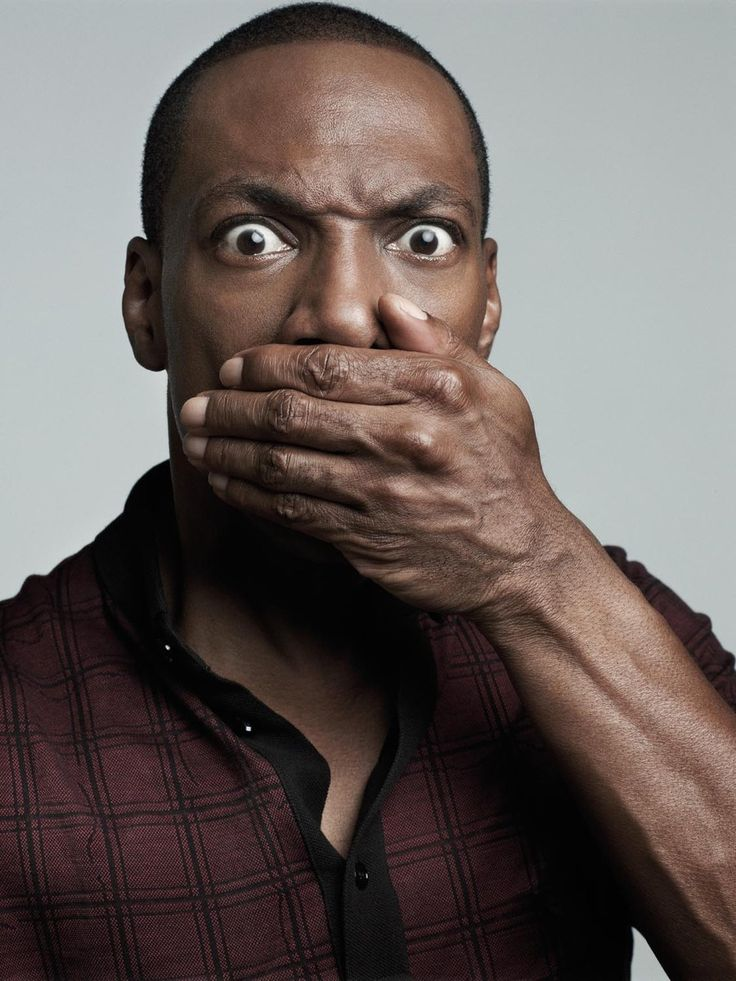
#> input picture backend/images/05363f53-57d8-4afc-8ec1-d0bec3d9a7f7_Eddie_Murphy_by_MARK_SELIGER_actor_male....jpg, 736 x 981 px
$ python -i utils.py   (imports and definitions only)
#> lines starting #> are read from the running program, lines starting #| are printed output that depends on the picture
# app/utils.py
import os
import cv2
import numpy as np
import logging
from typing import Optional, Tuple

logger = logging.getLogger(__name__)

def _calculate_brightness(gray: np.ndarray) -> float:
    """
    Calculate mean brightness of the image.
    Returns value between 0 (dark) and 255 (bright).
    """
    return float(np.mean(gray))


# [9 lines left out: function _gamma_correction, not called in this run]


def _enhance_for_detection(gray: np.ndarray) -> np.ndarray:
    """
    Apply adaptive preprocessing to improve face detection, especially in low light conditions.
    Uses brightness detection to apply appropriate enhancement:
    - Dark images: More aggressive CLAHE + gamma correction
    - Bright images: Standard CLAHE
    """
    brightness = _calculate_brightness(gray)

    # Determine if image is dark (threshold: 80/255)
    is_dark = brightness < 80
    is_very_dark = brightness < 50

    # Apply gamma correction for very dark images
    if is_very_dark:
        # Brighten significantly (gamma 0.5 = 2x brighter)
        enhanced = _gamma_correction(gray, 0.5)
    elif is_dark:
        # Moderate brightening (gamma 0.7)
        enhanced = _gamma_correction(gray, 0.7)
    else:
        enhanced = gray.copy()

    # Apply CLAHE with adaptive parameters
    if is_very_dark:
        # More aggressive CLAHE for very dark images
        clahe = cv2.createCLAHE(clipLimit=3.0, tileGridSize=(8, 8))
    elif is_dark:
        # Moderate CLAHE for dark images
        clahe = cv2.createCLAHE(clipLimit=2.5, tileGridSize=(8, 8))
    else:
        # Standard CLAHE for normal/bright images
        clahe = cv2.createCLAHE(clipLimit=2.0, tileGridSize=(8, 8))

    enhanced = clahe.apply(enhanced)

    # Bilateral filtering to reduce noise while preserving edges
    # More aggressive for dark images (more noise)
    if is_dark:
        enhanced = cv2.bilateralFilter(enhanced, d=9, sigmaColor=75, sigmaSpace=75)
    else:
        enhanced = cv2.bilateralFilter(enhanced, d=5, sigmaColor=75, sigmaSpace=75)

    return enhanced


def preprocess_face(
    image_path: str,
    target_size: Tuple[int, int] = (48, 48),
    detect_max_dim: int = 800,
    pad_ratio: float = 0.15,
) -> Tuple[Optional[np.ndarray], Optional[str]]:
    """
    Load an image at image_path, detect a face and return a preprocessed array:
      - shape: (1, H, W, 1)
      - dtype: np.float32
      - values scaled to [0,1]

    If no face detected or on error, returns (None, None).

    Parameters:
    - target_size: size expected by the model (height, width).
    - detect_max_dim: maximum size (longest side) used for the detection pass to speed up detection.
    - pad_ratio: fraction of face box to pad on each side (helps avoid tight crops).

    Returns:
    - (face_array, used_filename)
    """
#> called with target_size = (48, 48), detect_max_dim = 800, pad_ratio = 0.15
    try:
        # Check if file exists
        if not os.path.exists(image_path):
            logger.warning(f"Image file does not exist: {image_path}")
            return None, None

        file_size = os.path.getsize(image_path)
        if file_size == 0:
            logger.warning(f"Image file is empty: {image_path}")
            return None, None

        # Use print for critical debugging (always shows in logs)
        print(f"[FACE_DETECTION] Loading image: {image_path}, file size: {file_size} bytes")
        logger.info(f"Loading image: {image_path}, file size: {file_size} bytes")

        # Try loading with cv2.imread
        img = cv2.imread(image_path)
#> img is the input picture: shape (981, 736, 3); mean B, G, R 92.9, 96.2, 106.2
        if img is None:
            logger.warning(f"cv2.imread returned None for {image_path}, trying alternative loading method")
            # Try with PIL as fallback
            try:
                from PIL import Image
                pil_img = Image.open(image_path)
                # Convert PIL to OpenCV format
                img = cv2.cvtColor(np.array(pil_img), cv2.COLOR_RGB2BGR)
                logger.info(f"Successfully loaded image using PIL fallback: {image_path}")
            except Exception as e:
                logger.error(f"Both cv2.imread and PIL failed to load image {image_path}: {e}")
                return None, None

        if img is None or img.size == 0:
            logger.error(f"Image is None or empty after loading: {image_path}")
            return None, None

        h0, w0 = img.shape[:2]
        print(f"[FACE_DETECTION] Successfully loaded image: {image_path}, size: {w0}x{h0}, shape: {img.shape}")
#> (printed output is left out)
        logger.info(f"Successfully loaded image: {image_path}, size: {w0}x{h0}, shape: {img.shape}")
        # grayscale copy for detection
        gray_full = cv2.cvtColor(img, cv2.COLOR_BGR2GRAY)
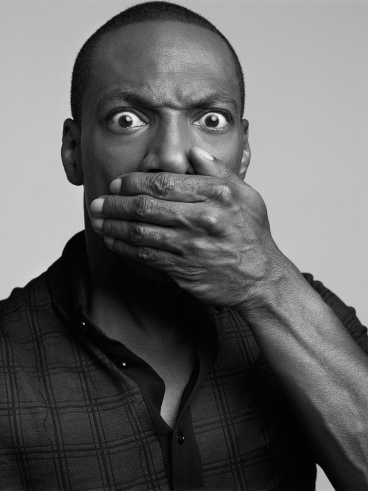
#> gray_full: shape (981, 736) (shown at 1/2 size); min 0, max 249, mean 98.8

        # Downscale for faster detection if image is huge
        scale = 1.0
        max_side = max(w0, h0)
        if max_side > detect_max_dim:
            scale = detect_max_dim / float(max_side)
            small = cv2.resize(gray_full, (int(w0 * scale), int(h0 * scale)), interpolation=cv2.INTER_LINEAR)
        else:
            small = gray_full.copy()

        # Try to enhance small image for better detection on blurry photos
        small_enh = _enhance_for_detection(small)
#> in _enhance_for_detection, `brightness = _calculate_brightness(gray)`: brightness = 98.71
#> in _enhance_for_detection, `is_dark = brightness < 80`: is_dark = False
#> in _enhance_for_detection, `enhanced = clahe.apply(enhanced)`:
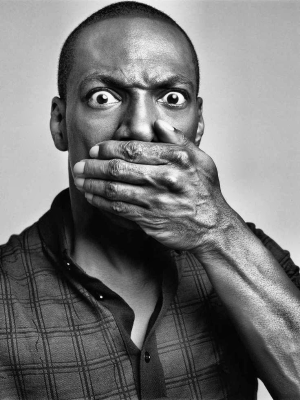
#> enhanced: shape (800, 600) (shown at 1/2 size); min 0, max 253, mean 118.1

        # Try multiple cascade classifiers for better detection
        cascade_paths = [
            "haarcascade_frontalface_default.xml",
            "haarcascade_frontalface_alt.xml",
            "haarcascade_frontalface_alt2.xml",
        ]

        # Calculate brightness to adjust detection parameters
        brightness = _calculate_brightness(small_enh)
#> brightness = 117.6
        is_dark = brightness < 80
#> is_dark = False
        is_very_dark = brightness < 50
#> is_very_dark = False

        faces = []

        # Try each cascade classifier with progressively more permissive parameters
        for cascade_name in cascade_paths:
            if len(faces) > 0:
                break

            try:
                face_cascade = cv2.CascadeClassifier(cv2.data.haarcascades + cascade_name)
                if face_cascade.empty():
                    continue

                # Try multiple detection strategies with increasingly permissive parameters
                detection_attempts = [
                    # Standard detection
                    {"scaleFactor": 1.1, "minNeighbors": 5, "minSize": (30, 30)},
                    # More permissive
                    {"scaleFactor": 1.05, "minNeighbors": 3, "minSize": (20, 20)},
                    # Even more permissive
                    {"scaleFactor": 1.03, "minNeighbors": 2, "minSize": (15, 15)},
                    # Very permissive
                    {"scaleFactor": 1.02, "minNeighbors": 1, "minSize": (10, 10)},
                    # Extremely permissive
                    {"scaleFactor": 1.01, "minNeighbors": 1, "minSize": (5, 5)},
                    # Last resort - no minSize constraint
                    {"scaleFactor": 1.1, "minNeighbors": 1, "minSize": None},
                ]

                for attempt in detection_attempts:
                    if len(faces) > 0:
                        break
                    try:
                        params = {
                            "scaleFactor": attempt["scaleFactor"],
                            "minNeighbors": attempt["minNeighbors"],
                            "flags": cv2.CASCADE_SCALE_IMAGE,
                        }
                        if attempt["minSize"] is not None:
                            params["minSize"] = attempt["minSize"]

                        faces = face_cascade.detectMultiScale(small_enh, **params)
                    except Exception:
                        continue

            except Exception:
                continue

        # Try with original (non-enhanced) image if still nothing found
        if len(faces) == 0:
            try:
                face_cascade = cv2.CascadeClassifier(cv2.data.haarcascades + "haarcascade_frontalface_default.xml")
                if not face_cascade.empty():
                    # Try multiple permissive attempts on original
                    for scale_factor, min_neighbors, min_size in [
                        (1.1, 4, (25, 25)),
                        (1.05, 2, (15, 15)),
                        (1.03, 1, (10, 10)),
                        (1.02, 1, (5, 5)),
                        (1.1, 1, None),  # No minSize
                    ]:
                        if len(faces) > 0:
                            break
                        try:
                            params = {
                                "scaleFactor": scale_factor,
                                "minNeighbors": min_neighbors,
                                "flags": cv2.CASCADE_SCALE_IMAGE,
                            }
                            if min_size is not None:
                                params["minSize"] = min_size
                            faces = face_cascade.detectMultiScale(small, **params)
                        except Exception:
                            continue
            except Exception:
                pass

        # Last resort: try on full-size image if downscaled
        used_full_size = False
        if len(faces) == 0:
            try:
                face_cascade = cv2.CascadeClassifier(cv2.data.haarcascades + "haarcascade_frontalface_default.xml")
                if not face_cascade.empty():
                    # Try on full-size enhanced image
                    gray_enh_full = _enhance_for_detection(gray_full)

                    # Calculate appropriate minSize for full image
                    base_min_size = 30 if scale >= 1.0 else max(30, int(30 / scale))

                    # Try multiple attempts on full-size enhanced
                    for scale_factor, min_neighbors, min_size_mult in [
                        (1.1, 4, 1.0),
                        (1.05, 2, 0.7),
                        (1.03, 1, 0.5),
                        (1.02, 1, 0.3),
                        (1.1, 1, None),  # No minSize
                    ]:
                        if len(faces) > 0:
                            break
                        try:
                            params = {
                                "scaleFactor": scale_factor,
                                "minNeighbors": min_neighbors,
                                "flags": cv2.CASCADE_SCALE_IMAGE,
                            }
                            if min_size_mult is not None:
                                min_size_val = int(base_min_size * min_size_mult)
                                params["minSize"] = (min_size_val, min_size_val)
                            faces = face_cascade.detectMultiScale(gray_enh_full, **params)
                            if len(faces) > 0:
                                used_full_size = True
                        except Exception:
                            continue

                    # If still nothing, try on original full-size grayscale
                    if len(faces) == 0:
                        for scale_factor, min_neighbors, min_size_mult in [
                            (1.1, 3, 1.0),
                            (1.05, 1, 0.7),
                            (1.03, 1, 0.5),
                            (1.1, 1, None),
                        ]:
                            if len(faces) > 0:
                                break
                            try:
                                params = {
                                    "scaleFactor": scale_factor,
                                    "minNeighbors": min_neighbors,
                                    "flags": cv2.CASCADE_SCALE_IMAGE,
                                }
                                if min_size_mult is not None:
                                    min_size_val = int(base_min_size * min_size_mult)
                                    params["minSize"] = (min_size_val, min_size_val)
                                faces = face_cascade.detectMultiScale(gray_full, **params)
                                if len(faces) > 0:
                                    used_full_size = True
                            except Exception:
                                continue
            except Exception:
                pass

        # Debug: Log how many faces were found
        print(f"[FACE_DETECTION] Detection complete. Found {len(faces)} faces. Image size: {w0}x{h0}")
#| [FACE_DETECTION] Detection complete. Found 2 faces. Image size: 736x981

        # Last resort: if no face detected, use fallback strategies
        # This handles cases where face detection fails but there's clearly a face
        if len(faces) == 0:
            print(f"[FACE_DETECTION] No face detected with all methods, trying fallback strategies for {image_path} (image size: {w0}x{h0})")
            logger.info(f"No face detected with all methods, trying fallback strategies for {image_path} (image size: {w0}x{h0})")

            # Strategy 1: Center crop - assume face is in center 60% of image
            if w0 >= 48 and h0 >= 48:
                try:
                    crop_w = max(48, int(w0 * 0.6))
                    crop_h = max(48, int(h0 * 0.6))
                    center_x, center_y = w0 // 2, h0 // 2
                    x1 = max(0, center_x - crop_w // 2)
                    y1 = max(0, center_y - crop_h // 2)
                    x2 = min(w0, x1 + crop_w)
                    y2 = min(h0, y1 + crop_h)

                    actual_crop_w = x2 - x1
                    actual_crop_h = y2 - y1

                    logger.debug(f"Center crop: ({x1}, {y1}) to ({x2}, {y2}), actual size: {actual_crop_w}x{actual_crop_h}")

                    if actual_crop_w >= 48 and actual_crop_h >= 48:
                        face_crop = gray_full[y1:y2, x1:x2]
                        if face_crop.size > 0 and face_crop.shape[0] > 0 and face_crop.shape[1] > 0:
                            logger.debug(f"Center crop successful, resizing from {face_crop.shape} to {target_size}")
                            face_resized = cv2.resize(face_crop, (target_size[1], target_size[0]), interpolation=cv2.INTER_AREA)

                            if face_resized.size > 0:
                                face_arr = np.asarray(face_resized, dtype=np.float32)
                                face_arr = face_arr / 255.0

                                if face_arr.ndim == 2:
                                    face_arr = np.expand_dims(face_arr, axis=-1)
                                face_arr = np.expand_dims(face_arr, axis=0)

                                if face_arr.dtype != np.float32:
                                    face_arr = face_arr.astype(np.float32)

                                if np.isfinite(face_arr).all():
                                    print(f"[FACE_DETECTION] Successfully using center crop fallback for {image_path}, final shape: {face_arr.shape}")
                                    logger.info(f"Successfully using center crop fallback for {image_path}, final shape: {face_arr.shape}")
                                    used_filename = os.path.basename(image_path) or "upload.jpg"
                                    return face_arr, used_filename
                except Exception as e:
                    logger.warning(f"Center crop fallback failed: {e}")

            # Strategy 2: Use entire image resized (last resort)
            # If center crop fails, just use the whole image - better than nothing
            try:
                logger.info(f"Center crop failed, using entire image as fallback for {image_path}")
                if w0 >= 48 and h0 >= 48:
                    # Resize entire grayscale image to target size
                    face_resized = cv2.resize(gray_full, (target_size[1], target_size[0]), interpolation=cv2.INTER_AREA)

                    if face_resized.size > 0:
                        face_arr = np.asarray(face_resized, dtype=np.float32)
                        face_arr = face_arr / 255.0

                        if face_arr.ndim == 2:
                            face_arr = np.expand_dims(face_arr, axis=-1)
                        face_arr = np.expand_dims(face_arr, axis=0)

                        if face_arr.dtype != np.float32:
                            face_arr = face_arr.astype(np.float32)

                        if np.isfinite(face_arr).all():
                            print(f"[FACE_DETECTION] Successfully using entire image fallback for {image_path}, final shape: {face_arr.shape}")
                            logger.info(f"Successfully using entire image fallback for {image_path}, final shape: {face_arr.shape}")
                            used_filename = os.path.basename(image_path) or "upload.jpg"
                            return face_arr, used_filename
            except Exception as e:
                logger.exception(f"Entire image fallback also failed for {image_path}: {e}")

            # If all fallbacks fail, return None
            print(f"[FACE_DETECTION] ERROR: ALL face detection methods and fallbacks failed for {image_path} (size: {w0}x{h0})")
            logger.error(f"ALL face detection methods and fallbacks failed for {image_path} (size: {w0}x{h0})")
            return None, None

        # Choose the largest detected face (usually the main subject)
        faces = sorted(faces, key=lambda r: r[2] * r[3], reverse=True)
        (x_s, y_s, w_s, h_s) = faces[0]

        # Map coordinates back to original image scale
        # If we used full-size image, no scaling needed
        if used_full_size:
            x, y, w, h = int(x_s), int(y_s), int(w_s), int(h_s)
        else:
            x = int(x_s / scale)
            y = int(y_s / scale)
            w = int(w_s / scale)
            h = int(h_s / scale)

        # Pad bounding box slightly (pad_ratio of face size)
        pad_w = int(w * pad_ratio)
        pad_h = int(h * pad_ratio)
        x1 = max(0, x - pad_w)
        y1 = max(0, y - pad_h)
        x2 = min(w0, x + w + pad_w)
        y2 = min(h0, y + h + pad_h)

        face_crop = gray_full[y1:y2, x1:x2]
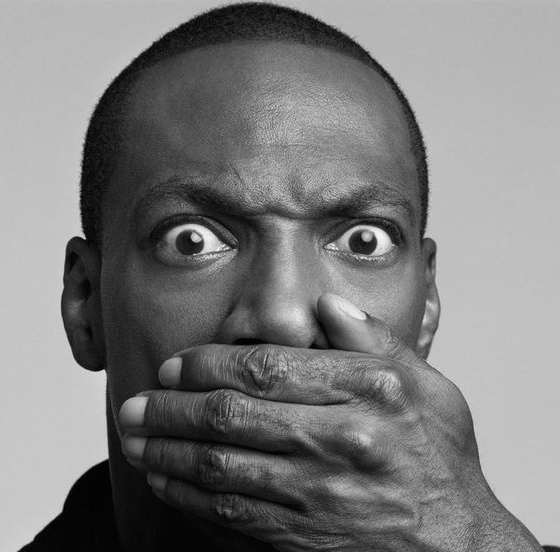
#> face_crop: shape (552, 560); min 0, max 249, mean 124.6

        # final resize to model input
        face_resized = cv2.resize(face_crop, (target_size[1], target_size[0]), interpolation=cv2.INTER_AREA)
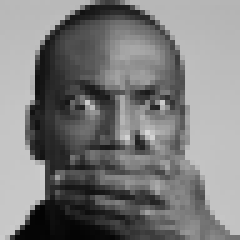
#> face_resized: shape (48, 48) (shown 5 times larger); min 3, max 215, mean 124.6

        # ensure numeric ndarray and float32 dtype
        face_arr = np.asarray(face_resized, dtype=np.float32)

        # normalize
        face_arr = face_arr / 255.0

        # channel & batch dims -> (1, H, W, 1)
        if face_arr.ndim == 2:
            face_arr = np.expand_dims(face_arr, axis=-1)
        face_arr = np.expand_dims(face_arr, axis=0)

        # final sanity checks
        if face_arr.dtype != np.float32:
            face_arr = face_arr.astype(np.float32)
        if not np.isfinite(face_arr).all():
            return None, None

        used_filename = os.path.basename(image_path) or "upload.jpg"
        return face_arr, used_filename

    except Exception as e:
        # Log the exception for debugging
        print(f"[FACE_DETECTION] EXCEPTION in preprocess_face for {image_path}: {type(e).__name__}: {e}")
        import traceback
        print(f"[FACE_DETECTION] Traceback:\n{traceback.format_exc()}")
        logger.exception(f"Exception in preprocess_face for {image_path}: {e}")
        return None, None

>>> result = preprocess_face('../images/05363f53-57d8-4afc-8ec1-d0bec3d9a7f7_Eddie_Murphy_by_MARK_SELIGER_actor_male....jpg')
